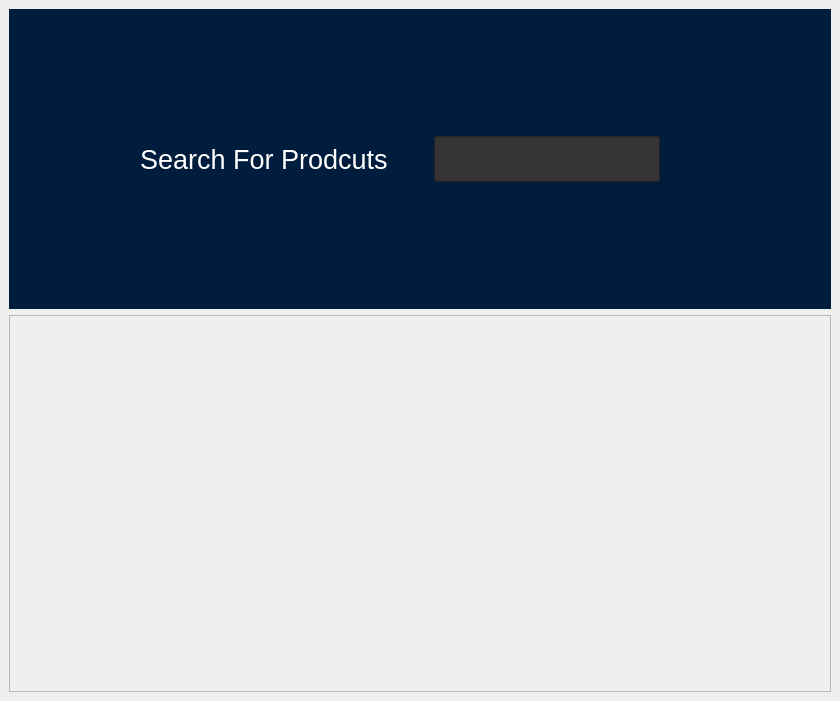
<?xml version="1.0" encoding="UTF-8"?>
<ui version="4.0">
 <class>HomePage</class>
 <widget class="QMainWindow" name="HomePage">
  <property name="geometry">
   <rect>
    <x>0</x>
    <y>0</y>
    <width>840</width>
    <height>701</height>
   </rect>
  </property>
  <property name="windowTitle">
   <string>MainWindow</string>
  </property>
  <property name="styleSheet">
   <string notr="true">#search_btn{
     background-color: #90E0EF;
    color: #000;
    padding:7px;
    border-radius: 4px;
    width:90px;
}
#searchbox{
    width:200px;
    height:20px;
    padding:12px;
    color: #fff;
    background-color: #353333;
}

#searchbox_container{
background-color:#001d3d  ;
margin:0px;
}
#search_heading{
    color:#fff;
}</string>
  </property>
  <widget class="QWidget" name="centralwidget">
   <layout class="QVBoxLayout" name="verticalLayout_2">
    <item>
     <layout class="QVBoxLayout" name="verticalLayout">
      <item>
       <widget class="QWidget" name="searchbox_container" native="true">
        <property name="minimumSize">
         <size>
          <width>0</width>
          <height>300</height>
         </size>
        </property>
        <layout class="QHBoxLayout" name="horizontalLayout">
         <item>
          <spacer name="horizontalSpacer">
           <property name="orientation">
            <enum>Qt::Orientation::Horizontal</enum>
           </property>
           <property name="sizeHint" stdset="0">
            <size>
             <width>40</width>
             <height>20</height>
            </size>
           </property>
          </spacer>
         </item>
         <item>
          <widget class="QLabel" name="search_heading">
           <property name="font">
            <font>
             <pointsize>20</pointsize>
            </font>
           </property>
           <property name="text">
            <string>Search For Prodcuts</string>
           </property>
          </widget>
         </item>
         <item>
          <spacer name="horizontalSpacer_3">
           <property name="orientation">
            <enum>Qt::Orientation::Horizontal</enum>
           </property>
           <property name="sizeType">
            <enum>QSizePolicy::Policy::Minimum</enum>
           </property>
           <property name="sizeHint" stdset="0">
            <size>
             <width>40</width>
             <height>20</height>
            </size>
           </property>
          </spacer>
         </item>
         <item>
          <widget class="QLineEdit" name="searchbox"/>
         </item>
         <item>
          <spacer name="horizontalSpacer_4">
           <property name="orientation">
            <enum>Qt::Orientation::Horizontal</enum>
           </property>
           <property name="sizeType">
            <enum>QSizePolicy::Policy::Minimum</enum>
           </property>
           <property name="sizeHint" stdset="0">
            <size>
             <width>40</width>
             <height>20</height>
            </size>
           </property>
          </spacer>
         </item>
         <item>
          <spacer name="horizontalSpacer_2">
           <property name="orientation">
            <enum>Qt::Orientation::Horizontal</enum>
           </property>
           <property name="sizeHint" stdset="0">
            <size>
             <width>40</width>
             <height>20</height>
            </size>
           </property>
          </spacer>
         </item>
        </layout>
       </widget>
      </item>
      <item>
       <widget class="QScrollArea" name="scrollArea">
        <property name="horizontalScrollBarPolicy">
         <enum>Qt::ScrollBarPolicy::ScrollBarAsNeeded</enum>
        </property>
        <property name="widgetResizable">
         <bool>true</bool>
        </property>
        <widget class="QWidget" name="scrollAreaWidgetContents">
         <property name="geometry">
          <rect>
           <x>0</x>
           <y>0</y>
           <width>818</width>
           <height>373</height>
          </rect>
         </property>
         <layout class="QGridLayout" name="gridLayout_3">
          <item row="0" column="0">
           <widget class="QWidget" name="widget_2" native="true">
            <layout class="QGridLayout" name="gridLayout_2">
             <item row="0" column="0">
              <layout class="QGridLayout" name="gridLayout"/>
             </item>
            </layout>
           </widget>
          </item>
         </layout>
        </widget>
       </widget>
      </item>
     </layout>
    </item>
   </layout>
  </widget>
 </widget>
 <resources/>
 <connections/>
</ui>
